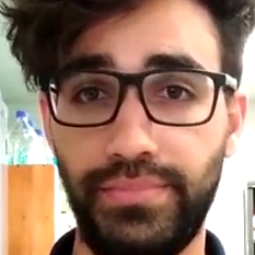
#> input picture OpenCV/klysman/1.png, 255 x 255 px, given in place of 1.jpg, which was not available
$ jupyter execute --allow-errors Clustering.ipynb   (shell and % lines are left out)   (text cells are left out)
#> lines starting #> are read from the running program, lines starting #| are printed output that depends on the picture; pictures that were not available may be replaced by others from this repository, and a replacement may not be noted
[cell 1]
import numpy as np
import matplotlib.pyplot as plt
import pandas as pd
from pylab import rcParams
rcParams ['figure.figsize'] = (16,8)

#> (a cell that did not finish here is left out)

#> (a cell that did not finish here is left out)

#> (a cell that did not finish here is left out)

[cell 5]
from sklearn.cluster import KMeans
wcss = []
#> (the rest of this cell did not finish here and is left out)

[cell 6]
kmeans = KMeans(n_clusters = 5, init = 'k-means++', random_state=42)
#> (the rest of this cell did not finish here and is left out)

#> (a cell that did not finish here is left out)

#> (a cell that did not finish here is left out)

#> (a cell that did not finish here is left out)

[cell 10]
import cv2
import matplotlib.image as mpimg

[cell 11]
img = mpimg.imread('1.jpg')
#> img is the input picture: shape (255, 255, 3) float32; mean R, G, B 0.601, 0.473, 0.407

[cell 12]
Z = img.reshape((-1,3))

[cell 13]
Z

[cell 14]
Z = np.float32(Z)

[cell 15]
Z

[cell 16]
criteria = (cv2.TERM_CRITERIA_EPS + cv2.TERM_CRITERIA_MAX_ITER, 10, 1.0)

[cell 17]
K = 7

[cell 18]
ret, label, center = cv2.kmeans(Z,K, None, criteria, 10, cv2.KMEANS_RANDOM_CENTERS)
#> ret = 1550.1; center = [[0.827, 0.585, 0.456], [0.192, 0.119, 0.091], [0.98, 0.916, 0.867], [0.47, 0.319, 0.264], [0.517, 0.358, 0.347], [0.695, 0.757, 0.705], [0.631, 0.362, 0.325]]

[cell 19]
label

[cell 20]
center
#> Out has the same summary as center

[cell 21]
center = np.uint8(center)
#> center = [[0, 0, 0], [0, 0, 0], [0, 0, 0], [0, 0, 0], [0, 0, 0], [0, 0, 0], [0, 0, 0]]

[cell 22]
label.flatten()

[cell 23]
res = center[label.flatten()]
res2 = res.reshape(img.shape)
#> res2: shape (255, 255, 3); every value is 0

[cell 24]
plt.figure()
fig, (ax1, ax2) = plt.subplots(ncols=2)
ax1.imshow(img)
ax2.imshow(res2)
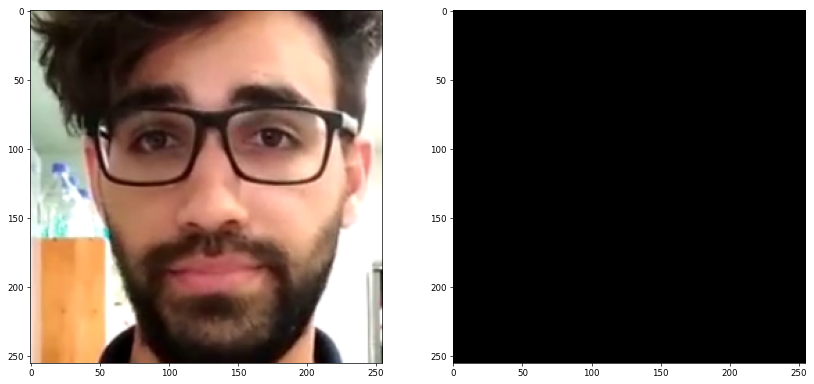
#> figure drawn by matplotlib, 2 panels


$ run again, with OpenCV/klysman/10.png copied over OpenCV/klysman/1.png
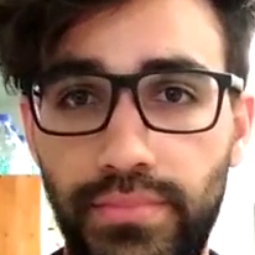
#> input picture OpenCV/klysman/10.png, 255 x 255 px, given in place of 1.jpg, which was not available
#> img is the input picture: shape (255, 255, 3) float32; mean R, G, B 0.606, 0.464, 0.397
#> `ret, label, center = cv2.kmeans(Z,K, None, criteria, 10, cv2.KMEANS_RA..`: ret = 1608.7; center = [[0.822, 0.586, 0.468], [0.212, 0.133, 0.1], [0.989, 0.91, 0.852], [0.658, 0.314, 0.311], [0.485, 0.33, 0.279], [0.693, 0.743, 0.727], [0.561, 0.373, 0.278]]
#> Out has the same summary as center
#> `center = np.uint8(center)`: center = [[0, 0, 0], [0, 0, 0], [0, 0, 0], [0, 0, 0], [0, 0, 0], [0, 0, 0], [0, 0, 0]]
#> res2: shape (255, 255, 3); every value is 0
#> `[cell 24] plt.figure() fig, (ax1, ax2) = plt.subplots(ncols=2) ax1.ims..`:
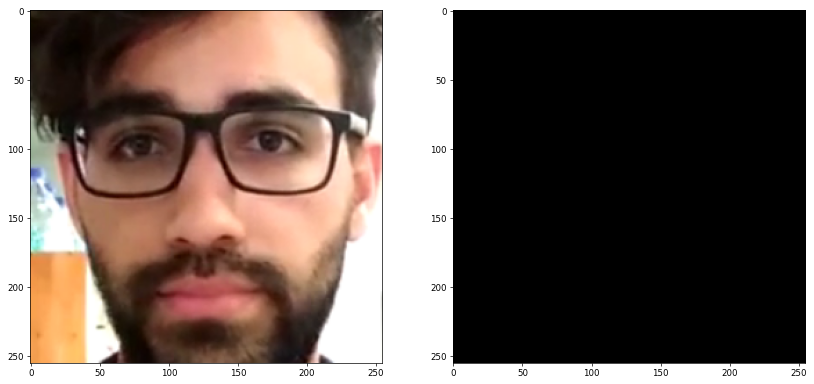
#> figure drawn by matplotlib, 2 panels

$ run again, with OpenCV/klysman/100.png copied over OpenCV/klysman/1.png
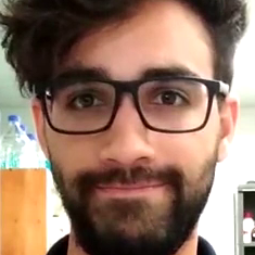
#> input picture OpenCV/klysman/100.png, 255 x 255 px, given in place of 1.jpg, which was not available
#> img is the input picture: shape (255, 255, 3) float32; mean R, G, B 0.588, 0.472, 0.407
#> `ret, label, center = cv2.kmeans(Z,K, None, criteria, 10, cv2.KMEANS_RA..`: ret = 1322.3; center = [[0.865, 0.6, 0.419], [0.771, 0.852, 0.719], [0.974, 0.988, 0.982], [0.704, 0.744, 0.688], [0.483, 0.335, 0.282], [0.958, 0.778, 0.679], [0.15, 0.0934, 0.0676]]
#> Out has the same summary as center
#> `center = np.uint8(center)`: center = [[0, 0, 0], [0, 0, 0], [0, 0, 0], [0, 0, 0], [0, 0, 0], [0, 0, 0], [0, 0, 0]]
#> res2: shape (255, 255, 3); every value is 0
#> `[cell 24] plt.figure() fig, (ax1, ax2) = plt.subplots(ncols=2) ax1.ims..`:
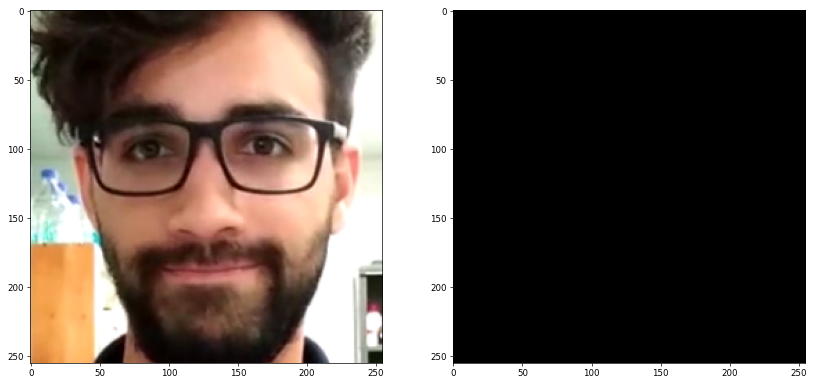
#> figure drawn by matplotlib, 2 panels
